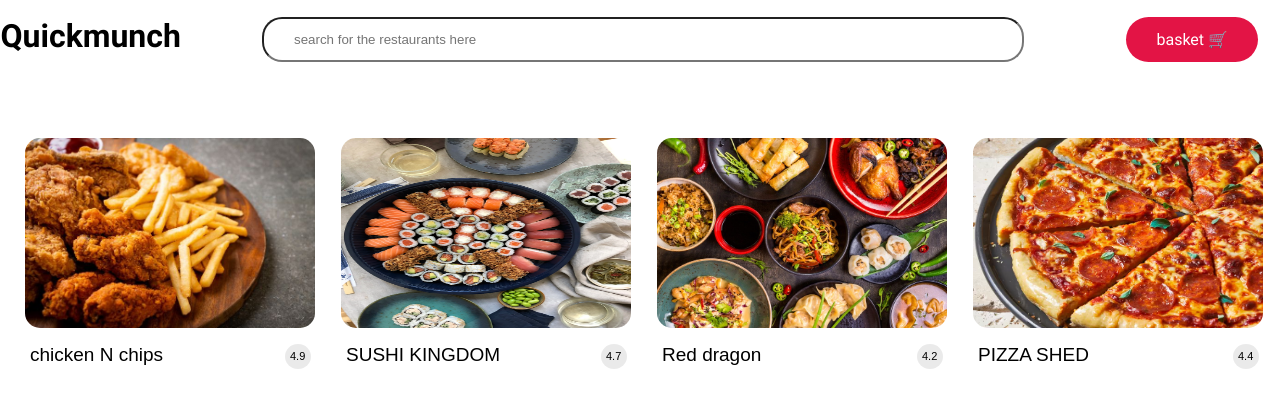
/frontpage, run on the app's committed database.
### tables this page shows
CREATE TABLE restaurants (name TEXT, vegan TEXT, gluten TEXT, vegetarian TEXT, rating INTEGER, cuisine TEXT, price range TEXT, image_url TEXT);

### main.py (the view)
@app.route('/frontpage')
def frontpage():
    connect = sqlite3.connect('restaurants.sqlite')
    cursor = connect.cursor()
    cursor.execute("SELECT name, rating, image_url FROM restaurants")
    restaurants = cursor.fetchall()
    connect.close()
    print(restaurants)
    return render_template('frontpage.html', restaurants=restaurants)

### templates/frontpage.html (shortened to what this page needs)
<!DOCTYPE html>
<html>
    <head>
        <link rel="stylesheet" type="text/css" href="{{ url_for('static', filename='frontpage.css')}}">
    </head>
    <body>
        <div class="navbar">
            <h1 id="title">Quickmunch</h1>
            <input type="search" id="searchbar" name="user input" placeholder="search for the restaurants here ">
            <a style="margin-right: 20px; text-decoration: none;" class="button" id="login" href="basket.html">basket 🛒 </a><br><br><br>
        </div>
        <div id="container" class="grid-container">
        {% for r in restaurants %}
            <a href="{{url_for('show_menu', restaurant=r[0])}}">
                <div id="store-place-holder"  class="grid-item" >
                    <img src='static/{{r[2]}}' id="store-image-box">
                    <h2 id="store-box-title">{{ r[0] }}</h2>
                    <div id="store-box-circle">
                        <h3 id="store-box-price">{{ r[1] }}</h3>
                    </div>
                </div>
            </a>
        {% endfor %}
        </div>
    </body>
</html>

### static/frontpage.css (style rules this page uses)
html { height: 100%; width: 100%; }
body { background-color: white; }
#title { position: absolute; text-align: left; color: black; font-family: 'Borel', cursive; margin-left: 4%; margin-top: 9px; }
#searchbar { padding: 13px 30px; border-radius: 20px; width:60%; margin-left: 20%; margin-top: 9px; text-decoration: none; }
.button { transition: 0.3s; font-family: 'Work Sans', sans-serif; background: #E31445; padding: 13px 30px; border-radius: 30px; color: white; float: right; margin-top: 9px; text-decoration: none; }
#store-image-box { width: 290px; height: 190px; background-size: cover; border-radius: 15px; }
#store-box-title { position: absolute; font-family: sans-serif; margin-top: 12px; margin-left: 5px; color: black; font-size: 19px; font-weight: 200; }
#store-box-circle { position: absolute; height: 25px; width: 26px; border-radius: 30px; background-color: #00000015; margin-top: 12px; margin-left: 260px; }
#store-box-price { position: absolute; font-family: sans-serif; color: black; font-size: 11px; font-weight: 100; margin-left: 5px; margin-top: 6px; }
h1 { position: absolute; transform: translateX(-59px); }
.grid-container { display: grid; grid-template-columns: auto auto auto auto auto auto; padding: 10px; font-family: Arial, Helvetica, sans-serif; background-color: transparent; margin-top: 0px; width: 100ch; height: 100%; padding-top: 0px; padding-left: 4px; }
.grid-item { padding: 40px 13px; display: block; border : transparent; background-color: transparent; }

### data on the page
restaurants: image_url (picture), name "chicken N chips", rating "4.9"
restaurants: image_url (picture), name "SUSHI KINGDOM", rating "4.7"
restaurants: image_url (picture), name "Red dragon", rating "4.2"
restaurants: image_url (picture), name "PIZZA SHED", rating "4.4"
